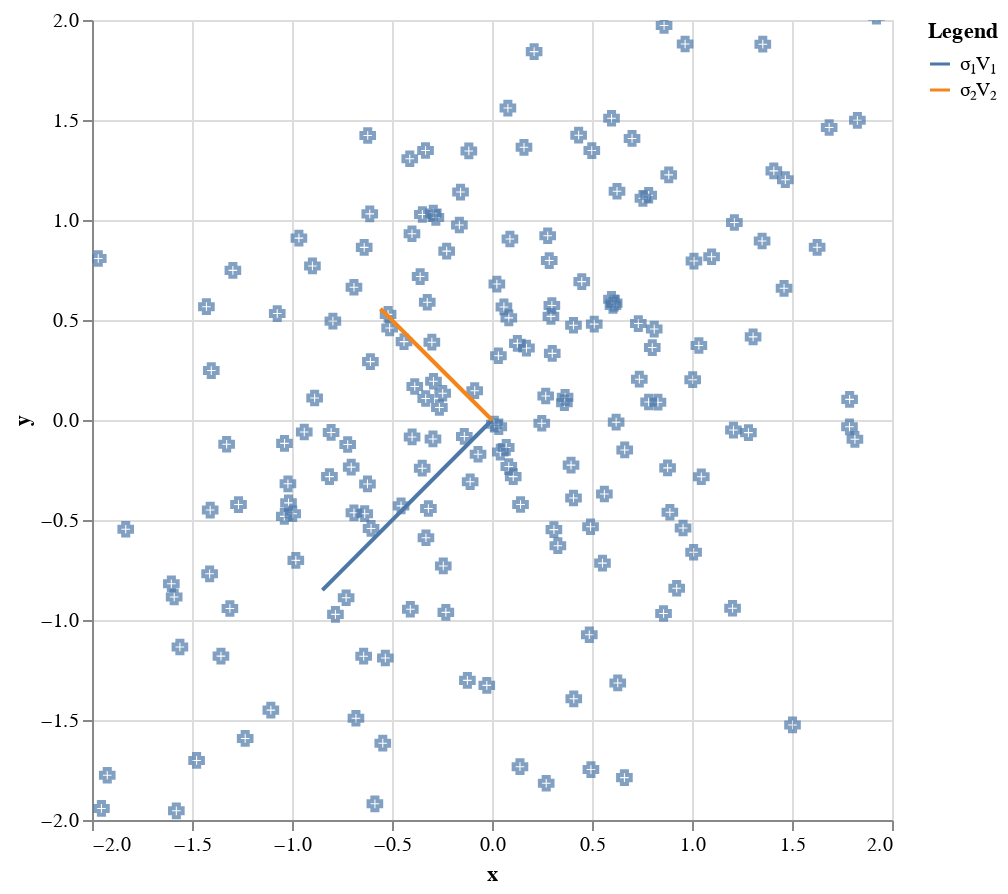

The cell this chart's notebook holds for it:
### Markdown cell above
## Introduction

The singular value decomposition of a $m \times n$ real matrix $M$ is a factorization 

$$
M = U \Sigma V^\mathrm{T},
$$

where $\Sigma$ is a $r \times r$ diagonal matrix with non-negative entries called singular values and $V^\mathrm{T}$ denotes the transpose of $V$.
Additionally, the columns of $U \in \mathbb{R}^{m \times r}$ and $V \in \mathbb{R}^{n \times r}$ are orthonormal and called left-singular vectors and right-singular vectors, respectively. 


One common use case of the SVD is principle component analysis (PCA), which is the most fundamental dimensionality reduction technique. 
The PCA can be computed using the SVD of the centered data matrix $X$, which has $N$ rows and each row represents one sample of a $n$ dimensional feature vector.
$X$ being centered means that column means have been subtracted and are now equal to zero.

The [relationship](https://stats.stackexchange.com/questions/134282/relationship-between-svd-and-pca-how-to-use-svd-to-perform-pca) between SVD and PCA can be summarized as follows:
Denote by $\sigma_1$ the largest singular value of $\frac{1}{\sqrt{N - 1}} X$ and by $V_1$ the corresponding right-singular vector.
Then, $V_1$ gives the direction with the largest variance of the data and $\sigma_1$ is the explained variance in this direction.
The right-singular vector $V_2$ of the next-largest singular value then represents the direction of largest variance in the dataset not explained by $V_1$, etc.
In the case of a dataset with only $n = 2$ features, we can visualize these directions together with the original data points:

### Code cell
#collapse
N = 200
samples = multivariate_normal(cov=np.array([[1, 0.4], [0.4, 1]])).rvs(size=N)
df = pd.DataFrame({"x": samples[:, 0], "y": samples[:, 1]})
SVD = namedtuple("SVD", "U, S, V")
svd = SVD(*np.linalg.svd(samples / np.sqrt(N - 1)))

scatter_plot = (
    alt.Chart(df)
    .mark_point(shape="cross", size=40)
    .encode(
        x=alt.X("x", scale=alt.Scale(domain=(-2, 2))),
        y=alt.Y("y", scale=alt.Scale(domain=(-2, 2))),
    )
).properties(
    width=400,
    height=400
).interactive()


df = pd.DataFrame({
    "x": [0, svd.S[0] * svd.V[0, 0], 0, svd.S[1] * svd.V[1, 0]], 
    "y": [0, svd.S[0] * svd.V[0, 1], 0, svd.S[1] * svd.V[1, 1]],
    "Legend": ['σ₁V₁', 'σ₁V₁', 'σ₂V₂', 'σ₂V₂']
})

arrow_plot = (
    alt.Chart(df).mark_line().encode(
        x="x", y="y", detail="Legend", color="Legend"
    )
).interactive()

alt.layer(scatter_plot, arrow_plot)

### Figure 1 — Vega-Lite specification as saved in the notebook (floating-point values rounded to 4 significant figures; data arrays with more than 128 entries replaced by an {"elided": "..."} marker saying what was removed)
{"config": {"view": {"continuousWidth": 400, "continuousHeight": 300}}, "layer": [{"data": {"name": "data-a087bbc9e69b4787cd3e0e174411c51a"}, "mark": {"type": "point", "shape": "cross", "size": 40}, "encoding": {"x": {"type": "quantitative", "field": "x", "scale": {"domain": [-2, 2]}}, "y": {"type": "quantitative", "field": "y", "scale": {"domain": [-2, 2]}}}, "height": 400, "selection": {"selector001": {"type": "interval", "bind": "scales", "encodings": ["x", "y"]}}, "width": 400}, {"data": {"name": "data-0f06e93adaa871f55e392cade13e5e42"}, "mark": "line", "encoding": {"color": {"type": "nominal", "field": "Legend"}, "detail": {"type": "nominal", "field": "Legend"}, "x": {"type": "quantitative", "field": "x"}, "y": {"type": "quantitative", "field": "y"}}, "selection": {"selector002": {"type": "interval", "bind": "scales", "encodings": ["x", "y"]}}}], "$schema": "https://vega.github.io/schema/vega-lite/v4.8.1.json", "datasets": {"data-a087bbc9e69b4787cd3e0e174411c51a": {"elided": "200 records"}, "data-0f06e93adaa871f55e392cade13e5e42": [{"x": 0.0, "y": 0.0, "Legend": "σ₁V₁"}, {"x": -0.848, "y": -0.8504, "Legend": "σ₁V₁"}, {"x": 0.0, "y": 0.0, "Legend": "σ₂V₂"}, {"x": -0.5576, "y": 0.5561, "Legend": "σ₂V₂"}]}}
